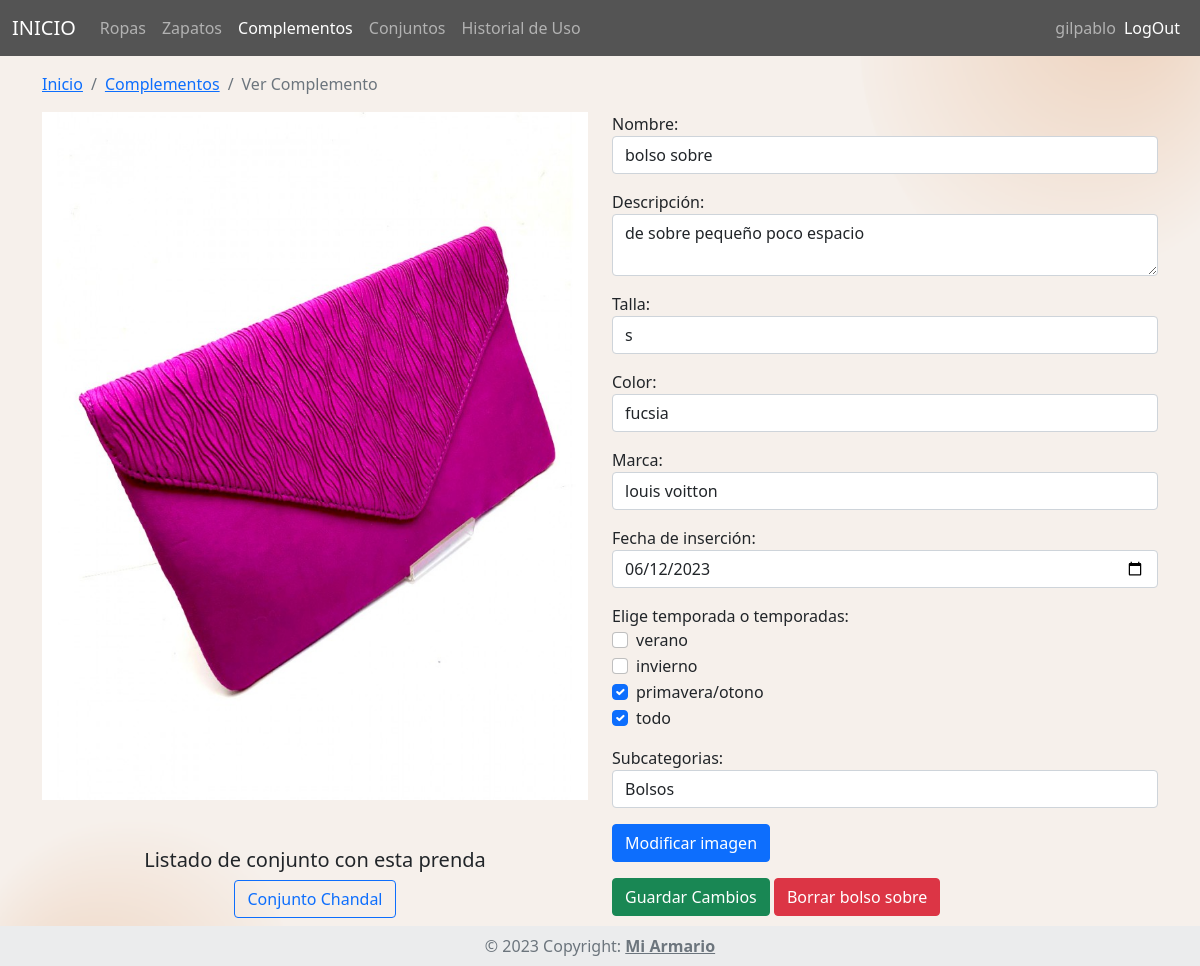
The page /miArmario/complemento/ver_complemento/12 (signed in) on the database its author committed.
### tables this page shows
CREATE TABLE `prenda` (
  `id` int(11) NOT NULL,
  `nombre` varchar(100) NOT NULL,
  `descripcion` varchar(500) DEFAULT NULL,
  `talla` varchar(10) NOT NULL,
  `color` varchar(30) NOT NULL,
  `marca` varchar(30) NOT NULL,
  `imagen` varchar(100) NOT NULL,
  `fecha_insercion` date DEFAULT NULL,
  `id_subcategoria` int(11) NOT NULL,
  `id_usuario` int(11) NOT NULL
);

CREATE TABLE `conjunto` (
  `id` int(11) NOT NULL,
  `nombre` varchar(100) NOT NULL,
  `descripcion` varchar(500) DEFAULT NULL,
  `fecha_creacion` date NOT NULL,
  `imagen_conjunto` varchar(100) DEFAULT NULL,
  `id_usuario` int(11) NOT NULL
);

CREATE TABLE `temporada` (
  `id` int(11) NOT NULL,
  `nombre` varchar(40) NOT NULL
);

### miArmario/App/librerias/Core.php (called while the page is built, shortened)
<?php
class Core{
    protected $metodoActual = 'index';
    public function __construct(){
        $url = $this->getUrl();
        if(isset($url[0])){
			if(file_exists('../App/controladores/'.ucwords($url[0]).'.php')){
				unset($url[0]);
			}
		}
		$this->controladorActual = new $this->controladorActual;
        if(isset($url[1])){
            if(method_exists($this->controladorActual,$url[1])){
                $this->metodoActual = $url[1];
                unset($url[1]);
            }
        }
		$this->parametros = $url ? array_values($url) : [];
		call_user_func_array([$this->controladorActual,$this->metodoActual], $this->parametros);
    }
    public function getUrl(){
        if(isset($_GET['url'])){
            $url = ltrim($_GET['url'],'/');
            $url = filter_var($url,FILTER_SANITIZE_URL);
            $url = explode('/',$url);
            return $url;
        }
    }
}

### miArmario/public/index.php (called while the page is built, shortened)
<?php
$iniciar = new Core;

### miArmario/App/librerias/Base.php (called while the page is built, shortened)
<?php
    class Base {
        private $host = DB_HOST;
        private $usuario = DB_USUARIO;
        private $password = DB_PASSWORD;
        private $nombre_base = DB_NOMBRE;
        private $charset = 'utf8mb4';
        private $dbh;
        private $stmt;
        public function __construct(){
            $dsn = "mysql:host=$this->host;dbname=$this->nombre_base;charset=$this->charset";
            $opciones = array(
                PDO::ATTR_PERSISTENT => true,
                PDO::ATTR_ERRMODE => PDO::ERRMODE_EXCEPTION
            );
            try {
                $this->dbh = new PDO($dsn, $this->usuario, $this->password, $opciones);
            } catch (PDOException $e) {
                $this->error = $e->getMessage();
                echo $this->error;
            }
        }
        public function query($sql){
            $this->stmt = $this->dbh->prepare($sql);
        }
        public function bind($parametro,$valor,$tipo = null){
            if (is_null($tipo)) {
                switch (true) {
                    case is_int($valor):
                        $tipo = PDO::PARAM_INT;
                        break;
                    default:
                        $tipo = PDO::PARAM_STR;
                        break;
                }
            }
            $this->stmt->bindValue($parametro,$valor,$tipo);
        }
        public function execute(){
            return $this->stmt->execute();
        }
        public function registros(){
            $this->execute();
            return $this->stmt->fetchAll(PDO::FETCH_OBJ);
        }
        public function registro(){
            $this->execute();
            return $this->stmt->fetch(PDO::FETCH_OBJ);
        }
    }

### miArmario/App/modelos/ComplementoModelo.php (called while the page is built, shortened)
<?php
class ComplementoModelo {
    private $db;
    public function __construct(){
        $this->db = new Base;
    }
    public function getSubcategoriaComplementos(){
        $this->db->query("SELECT * FROM subcategoria
                            WHERE id_categoria  = 3;");
        return $this->db->registros();
    }
    public function getTemporadas(){
        $this->db->query("SELECT * FROM temporada;");
        return $this->db->registros();
    }
    public function getComplementoSolo($id_usuario, $id_complemento){
        $this->db->query("SELECT * FROM prenda WHERE id_usuario = :id_usuario_co AND id = :id_complemento_co;");
        $this->db->bind(':id_usuario_co',trim($id_usuario));
        $this->db->bind(':id_complemento_co',trim($id_complemento));
        return $this->db->registro();
    }
    public function getTemporadasComplemento($id_complemento){
        $this->db->query("SELECT * FROM prendas_temporadas WHERE id_prenda = :id_complemento_co;");
        $this->db->bind(':id_complemento_co',trim($id_complemento));
        return $this->db->registros();
    }
    public function obtenerConjuntosPorPrenda($id_usuario, $id_prenda) {
        $this->db->query("SELECT * FROM conjunto WHERE id IN (SELECT id_conjunto FROM prendas_conjuntos WHERE id_prenda = :id_prenda) AND id_usuario = :id_usuario");
        $this->db->bind(':id_prenda', $id_prenda);
        $this->db->bind(':id_usuario', $id_usuario);
        return $this->db->registros();
    }
}

### miArmario/App/vistas/complementos/verComplemento.php (the view, shortened to what this page needs)
<?php require_once RUTA_APP.'/vistas/inc/header.php' ?>
<?php
    $complemento = $datos["complemento"];
?>
<div class="container">
    <nav aria-label="breadcrumb">
        <ol class="breadcrumb">
            <li class="breadcrumb-item"><a href="<?php echo RUTA_URL ?>">Inicio</a></li>
            <li class="breadcrumb-item"><a href="<?php echo RUTA_URL ?>/complemento">Complementos</a></li>
            <li class="breadcrumb-item active" aria-current="page">Ver Complemento</li>
        </ol>
    </nav>
    <div class="row">
        <div class="col-6">
            <img id="imagenActual" src="<?php echo RUTA_URL?>/img_prendas/<?php echo $complemento->id.$complemento->imagen ?>.png" alt="" class="img-fluid">
            <div class="text-center pt-5">
                <h5>Listado de conjunto con esta prenda</h5>
                <?php foreach ($datos["conjuntosPrenda"] as $conjunto) : ?>
                    <div>
                        <a href="" class="btn btn-outline-primary"><?php echo $conjunto->nombre?></a>
                    </div>
                <?php endforeach ?>
            </div>
        </div>
        <div class="col-6">
            <form method="post" enctype="multipart/form-data">
                <div class="form-group mb-3">
                    <label for="nombre">Nombre:</label>
                    <input type="text" class="form-control" id="nombre" name="nombre" value="<?php echo $complemento->nombre ?>">
                </div>
                <div class="form-group mb-3">
                    <label for="descripcion">Descripción:</label>
                    <textarea class="form-control" id="descripcion" name="descripcion"><?php echo $complemento->descripcion ?></textarea>
                </div>
                <div class="form-group mb-3">
                    <label for="talla">Talla:</label>
                    <input type="text" class="form-control" id="talla" name="talla" value="<?php echo $complemento->talla ?>">
                </div>
                <div class="form-group mb-3">
                    <label for="color">Color:</label>
                    <input type="text" class="form-control" id="color" name="color" value="<?php echo $complemento->color ?>">
                </div>
                <div class="form-group mb-3">
                    <label for="marca">Marca:</label>
                    <input type="text" class="form-control" id="marca" name="marca" value="<?php echo $complemento->marca ?>">
                </div>
                <div class="form-group mb-3">
                    <label for="fecha_insercion">Fecha de inserción:</label>
                    <input type="date" class="form-control" id="fecha_insercion" name="fecha_insercion" value="<?php echo date('Y-m-d', strtotime($complemento->fecha_insercion)) ?>">
                </div>
                <div class="form-group mb-3">
                    <label for="checkboxes">Elige temporada o temporadas:</label>
                    <?php foreach ($datos["temporadas"] as $temporada) : ?>
                        <div class="form-check">
                            <?php if (in_array($temporada->id, array_column($datos["temporadaComplemento"], 'id_temporada'))) : ?>
                                <input class="form-check-input" type="checkbox" id="temporada-<?php echo $temporada->id ?>" name="temporadas[]" value="<?php echo $temporada->id ?>" checked>
                            <?php else : ?>
                                <input class="form-check-input" type="checkbox" id="temporada-<?php echo $temporada->id ?>" name="temporadas[]" value="<?php echo $temporada->id ?>">
                            <?php endif ?>
                            <label class="form-check-label" for="temporada-<?php echo $temporada->id ?>"><?php echo $temporada->nombre ?></label>
                        </div>
                    <?php endforeach ?>
                </div>
                <div class="form-group mb-3">
                    <label for="subcategoriaComplemento">Subcategorias:</label>
                    <select name="subcategoriaComplemento" id="subcategoriaComplemento" class="form-control">
                        <?php foreach ($datos['complementosSubcategoria'] as $complementosSubcategoria) : ?>
                            <?php if ($complementosSubcategoria->id == $complemento->id_subcategoria) : ?>
                                <option value="<?php echo $complementosSubcategoria->id ?>" selected><?php echo $complementosSubcategoria->nombre ?></option>
                            <?php else : ?>
                                <option value="<?php echo $complementosSubcategoria->id ?>"><?php echo $complementosSubcategoria->nombre ?></option>
                            <?php endif ?>
                        <?php endforeach ?>
                    </select>
                </div>
                <div class="form-group mb-3">
                    <button type="button" id="btnModificarImagen" class="btn btn-primary">Modificar imagen</button>
                </div>
                <button type="submit" class="btn btn-success">Guardar Cambios</button>
                <button type="button" data-bs-toggle="modal" data-bs-target="#modalBorrarComplemento" class="btn btn-danger">Borrar <?php echo $complemento->nombre ?></button>
            </form>
        </div>
    </div>
</div>
<?php require_once RUTA_APP.'/vistas/inc/footer.php' ?>

### miArmario/public/css/estilos.css (style rules this page uses)
body { background-repeat: no-repeat; background-size: cover; }

### rows shown on the page
prenda: imagen (picture), nombre "bolso sobre", descripcion "de sobre pequeño poco espacio", talla "s", color "fucsia", marca "louis voitton", fecha_insercion "06/12/2023"
conjunto: nombre "Conjunto Chandal"
temporada: nombre "verano"
temporada: nombre "invierno"
temporada: nombre "primavera/otono"
temporada: nombre "todo"

### other values the page prints
$datos['usuarioSesion']->username "gilpablo"
form field subcategoriaComplemento "Bolsos"
